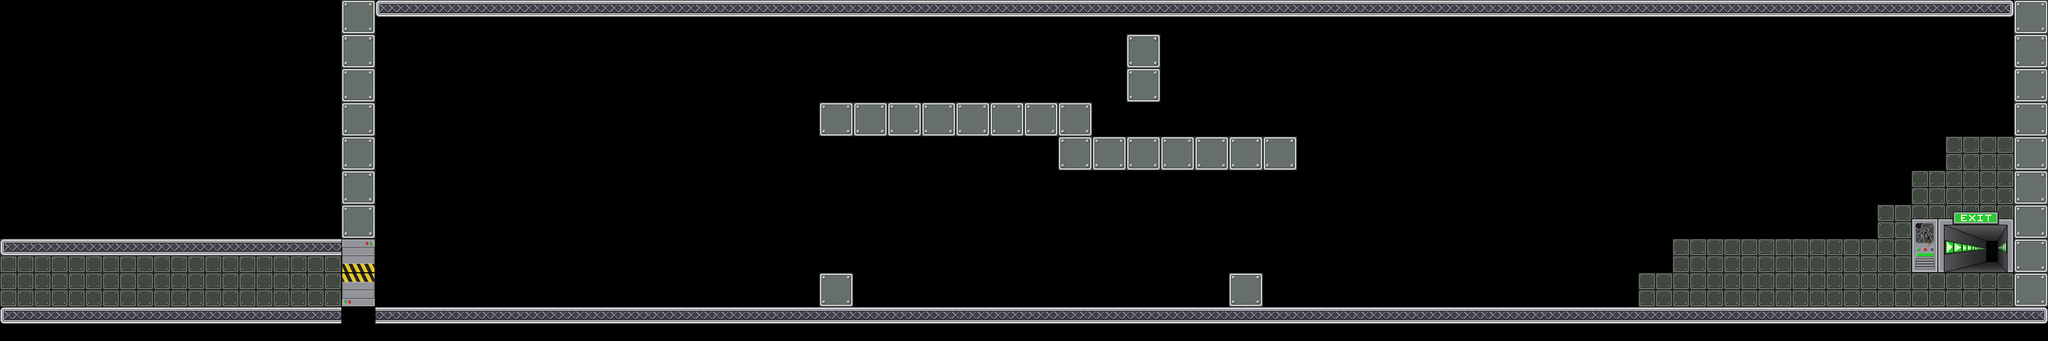

This game map was drawn from its Tiled (.tmx) file and the tilesets committed beside it. A one-line description and the trimmed map source follow:
An orthogonal 60x10 tile map with 64x64 px tiles, 2 tile layers (foreground, front), 20 tilesets and 25 objects.

<map version="1.0" orientation="orthogonal" width="60" height="10" tilewidth="64" tileheight="64">
 <tileset firstgid="1" name="mur" tilewidth="64" tileheight="64">
  <image source="data/mur.png" trans="ffffff" width="64" height="64" />
 </tileset>
 <tileset firstgid="2" name="sol" tilewidth="64" tileheight="64">
  <image source="data/sol.png" trans="ffffff" width="64" height="64" />
 </tileset>
 <tileset firstgid="3" name="alone" tilewidth="64" tileheight="64">
  <image source="data/alone.png" width="64" height="64" />
 </tileset>
 <tileset firstgid="4" name="left" tilewidth="64" tileheight="64">
  <image source="data/left.png" width="64" height="64" />
 </tileset>
 <tileset firstgid="5" name="mid" tilewidth="64" tileheight="64">
  <image source="data/mid.png" width="64" height="64" />
 </tileset>
 <tileset firstgid="6" name="right" tilewidth="64" tileheight="64">
  <image source="data/right.png" width="64" height="64" />
 </tileset>
 <tileset firstgid="7" name="portebas" tilewidth="64" tileheight="64">
  <image source="data/portebas.png" width="64" height="64" />
 </tileset>
 <tileset firstgid="8" name="portehaut" tilewidth="64" tileheight="64">
  <image source="data/portehaut.png" width="64" height="64" />
 </tileset>
 <tileset firstgid="9" name="fin" tilewidth="192" tileheight="128">
  <image source="data/fin.png" width="192" height="128" />
 </tileset>
 <tileset firstgid="10" name="citerne" tilewidth="418" tileheight="632">
  <tileoffset x="0" y="632" />
  <image source="data/citerne.png" width="418" height="632" />
 </tileset>
 <tileset firstgid="11" name="container1" tilewidth="610" tileheight="276">
  <tileoffset x="0" y="195" />
  <image source="data/container1.png" width="610" height="276" />
 </tileset>
 <tileset firstgid="12" name="container2" tilewidth="480" tileheight="330">
  <tileoffset x="0" y="280" />
  <image source="data/container2.png" width="480" height="330" />
 </tileset>
 <tileset firstgid="13" name="cable1" tilewidth="77" tileheight="372">
  <tileoffset x="0" y="372" />
  <image source="data/cable1.png" width="77" height="372" />
 </tileset>
 <tileset firstgid="14" name="passerelle1" tilewidth="198" tileheight="342">
  <tileoffset x="0" y="342" />
  <image source="data/passerelle1.png" width="198" height="342" />
 </tileset>
 <tileset firstgid="15" name="passerelle2" tilewidth="122" tileheight="599">
  <tileoffset x="0" y="599" />
  <image source="data/passerelle2.png" width="122" height="599" />
 </tileset>
 <tileset firstgid="16" name="cable2" tilewidth="46" tileheight="243">
  <tileoffset x="0" y="243" />
  <image source="data/cable2.png" width="46" height="243" />
 </tileset>
 <tileset firstgid="17" name="mur2" tilewidth="64" tileheight="64">
  <image source="data/mur2.png" width="64" height="64" />
 </tileset>
 <tileset firstgid="18" name="lamp1" tilewidth="64" tileheight="64">
  <image source="data/lamp1.png" width="64" height="64" />
 </tileset>
 <tileset firstgid="19" name="lamp2" tilewidth="64" tileheight="64">
  <image source="data/lamp2.png" width="64" height="64" />
 </tileset>
 <tileset firstgid="20" name="cable" tilewidth="64" tileheight="64">
  <image source="data/cable.png" width="64" height="64" />
 </tileset>
 <layer name="foreground" width="60" height="10">
  <data>[600 cells, 50 non-empty, 1 distinct tile ids]</data>
 </layer>
 <layer name="front" width="60" height="10">
  <data>[600 cells, 155 non-empty, 8 distinct tile ids]</data>
 </layer>
 <objectgroup color="#00ff00" name="wall" width="60" height="10">
  <object x="640" y="0" width="64" height="576" />
  <object x="3776" y="0" width="64" height="576" />
  <object x="2112" y="64" width="64" height="128" />
 </objectgroup>
 <objectgroup color="#0000ff" name="platform" width="60" height="10">
  <object x="640" y="576" width="3200" height="64" />
  <object x="704" y="0" width="3072" height="64" />
  <object x="2304" y="512" width="64" height="64" />
  <object x="1536" y="192" width="512" height="64" />
  <object x="1536" y="512" width="64" height="64" />
  <object x="1984" y="256" width="448" height="64" />
 </objectgroup>
 <objectgroup color="#ffffff" name="movable" width="60" height="10" />
 <objectgroup color="#ff6666" name="destroyable" width="60" height="10" />
 <objectgroup color="#800000" name="metalman" width="60" height="10">
  <object x="768" y="512" width="64" height="64">
   <properties>
    <property name="powers" value="Alu#Acier#Static" />
   </properties>
  </object>
 </objectgroup>
 <objectgroup color="#ff0000" name="themagnet" width="60" height="10">
  <object x="896" y="512" width="64" height="64">
   <properties>
    <property name="powers" value="Repulsive#Attractive#RotativeL#RotativeR#Static" />
   </properties>
  </object>
 </objectgroup>
 <objectgroup color="#800000" name="generator" width="60" height="10" />
 <objectgroup color="#66ccff" name="switch" width="60" height="10" />
 <objectgroup color="#e6e6e6" name="metal" width="60" height="10" />
 <objectgroup color="#333333" name="gate" width="60" height="10">
  <object x="2112" y="192" width="64" height="64">
   <properties>
    <property name="animid" value="1" />
    <property name="closeid" value="1" />
    <property name="openid" value="1" />
    <property name="type" value="VAloneH" />
   </properties>
  </object>
 </objectgroup>
 <objectgroup color="#004080" name="acid" width="60" height="10">
  <object x="1728" y="512" width="64" height="64">
   <properties>
    <property name="type" value="hm" />
   </properties>
  </object>
  <object x="1856" y="512" width="64" height="64">
   <properties>
    <property name="type" value="hm" />
   </properties>
  </object>
  <object x="1984" y="512" width="64" height="64">
   <properties>
    <property name="type" value="hm" />
   </properties>
  </object>
  <object x="2112" y="512" width="64" height="64">
   <properties>
    <property name="type" value="hm" />
   </properties>
  </object>
  <object x="2048" y="512" width="64" height="64">
   <properties>
    <property name="type" value="hm" />
   </properties>
  </object>
  <object x="1600" y="512" width="64" height="64">
   <properties>
    <property name="type" value="hg" />
   </properties>
  </object>
  <object x="1664" y="512" width="64" height="64">
   <properties>
    <property name="type" value="hm" />
   </properties>
  </object>
  <object x="2240" y="512" width="64" height="64">
   <properties>
    <property name="type" value="hd" />
   </properties>
  </object>
  <object x="1792" y="512" width="64" height="64">
   <properties>
    <property name="type" value="hm" />
   </properties>
  </object>
  <object x="1920" y="512" width="64" height="64">
   <properties>
    <property name="type" value="hm" />
   </properties>
  </object>
  <object x="2176" y="512" width="64" height="64">
   <properties>
    <property name="type" value="hm" />
   </properties>
  </object>
 </objectgroup>
 <objectgroup color="#ffff00" name="arc" width="60" height="10" />
 <objectgroup color="#ffff00" name="levelend" width="60" height="10">
  <object x="3584" y="448" width="192" height="128">
   <properties>
    <property name="next" value="14" />
   </properties>
  </object>
 </objectgroup>
 <objectgroup color="#800080" name="gateswitch" width="60" height="10">
  <object x="2496" y="512" width="64" height="64">
   <properties>
    <property name="closeid" value="1" />
    <property name="openid" value="1" />
   </properties>
  </object>
 </objectgroup>
</map>
